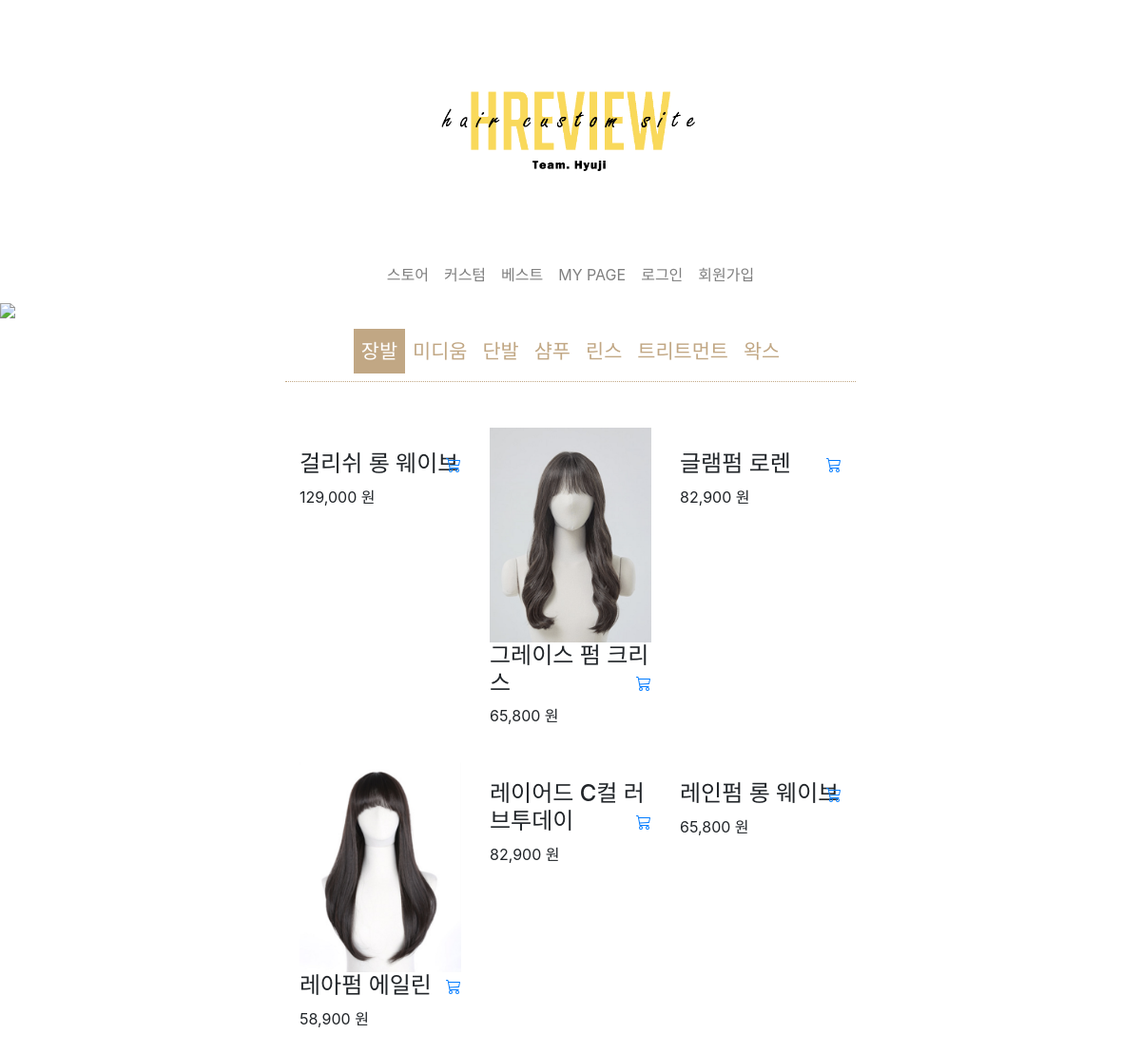
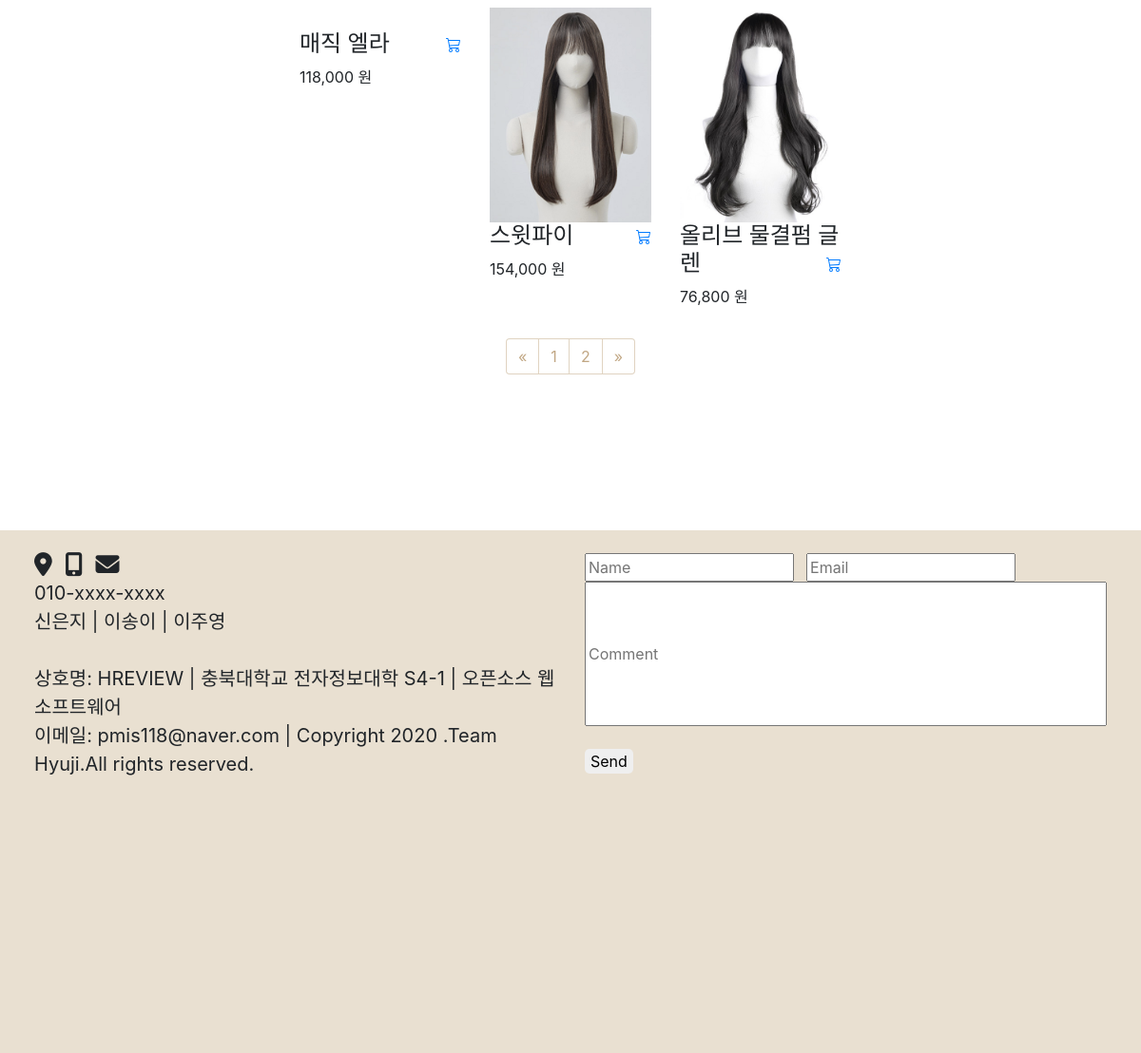
The page /hyuzi/store/product_list/1 on the database its author committed (2 pictures, top to bottom).
### hyuzi/models.py (models this page shows, shortened)
class Product(models.Model):
    name = models.CharField(max_length=300, unique=True)
    category = models.ForeignKey(Category, on_delete=models.CASCADE)
    price = models.DecimalField(max_digits=10, decimal_places=0)
    sold = models.IntegerField(blank=True, null=True)
    image = models.ImageField(upload_to="image", blank=True)
    description = models.TextField(blank=True, null=True)
    slug = models.SlugField(max_length=200, unique=True)
    class Meta:
        ordering = ('name', )
        verbose_name = 'product'
        verbose_name_plural = 'products'

### hyuzi/views.py (the view)
# urls.py: path('store/product_list/<category_id>', views.product_list, name='category'),
def product_list(request, category_id):
    category = get_object_or_404(Category, id=category_id)
    product_all = Product.objects.filter(category_id=category).all()
    page_numbers_range = 9
    paginator = Paginator(product_all,page_numbers_range)
    page = request.GET.get('page')
    products = paginator.get_page(page)
    current_page = int(page) if page else 1
    start_index = int((current_page - 1) / page_numbers_range) * page_numbers_range
    end_index = start_index + page_numbers_range
    page_range = paginator.page_range[start_index:end_index]
    return render(request, 'hyuzi/product_list.html',{'product_all':product_all, 'category':category, 'products':products, 'page_range':page_range, 'paginator':paginator })

### hyuzi/context_processors.py (called while the page is built)
def counter(request):
    item_count = 0
    if 'admin' in request.path:
        return {}
    else:
        try:
            cart = Cart.objects.filter(cart_id = _cart_id(request))
            cart_items = CartItem.objects.all().filter(cart=cart[:1])
            for cart_item in cart_items:
                item_count += cart_item.quantity
        except ObjectDoesNotExist:
            item_count = 0
    return dict(item_count = item_count)

### hyuzi/views.py (called while the page is built)
def _cart_id(request):
    cart = request.session.session_key
    if not cart:
        cart = request.session.create()
    return cart

### hyuzi/templates/hyuzi/product_list.html (shortened to what this page needs)
{% extends 'base.html' %}
{% load static %}
{% load humanize %}
{% block content %}
<div>
    {% if category.name == '장발' %}
    <img src="{% static 'img/long-store-main.jpg' %}" width="1920px">
    {% endif %}
</div>
<nav class="navbar store-nav navbar-expand-lg">
  <div class="collapse navbar-collapse justify-content-center" id="navbarTogglerDemo01">
      <ul class="navbar-nav">
          {% if category.name == '장발' %}
          <li><a class="nav-item nav-link active" href="{% url 'category' 1 %}">장발</a></li>
          {% else %}
          <li><a class="nav-item nav-link" href="{% url 'category' 1 %}">장발</a></li>
          {% endif %}
          {% if category.name == '미디움' %}
          <li><a class="nav-item nav-link active" href="{% url 'category' 2 %}">미디움</a></li>
          {% else %}
          <li><a class="nav-item nav-link" href="{% url 'category' 2 %}">미디움</a></li>
          {% endif %}
          {% if category.name == '단발' %}
          <li><a class="nav-item nav-link active" href="{% url 'category' 3 %}">단발</a></li>
          {% else %}
          <li><a class="nav-item nav-link" href="{% url 'category' 3 %}">단발</a></li>
          {% endif %}
          {% if category.name == '샴푸' %}
          <li><a class="nav-item nav-link active" href="{% url 'category' 4 %}">샴푸</a></li>
          {% else %}
          <li><a class="nav-item nav-link" href="{% url 'category' 4 %}">샴푸</a></li>
          {% endif %}
          {% if category.name == '린스' %}
          <li><a class="nav-item nav-link active" href="{% url 'category' 5 %}">린스</a></li>
          {% else %}
          <li><a class="nav-item nav-link" href="{% url 'category' 5 %}">린스</a></li>
          {% endif %}
          {% if category.name == '트리트먼트' %}
          <li><a class="nav-item nav-link active" href="{% url 'category' 6 %}">트리트먼트</a></li>
          {% else %}
          <li><a class="nav-item nav-link" href="{% url 'category' 6 %}">트리트먼트</a></li>
          {% endif %}
          {% if category.name == '왁스' %}
          <li><a class="nav-item nav-link active" href="{% url 'category' 7 %}">왁스</a></li>
          {% else %}
          <li><a class="nav-item nav-link" href="{% url 'category' 7 %}">왁스</a></li>
          {% endif %}
      </ul>
  </div>
</nav>
<div class="container mt-5 pb-5" style="width: 50%">
    <div class="row portfolio-container" data-aos="fade-up" data-aos-delay="400">
            {% for product in products %}
                {% if product.category == category %}
                <div class="col-lg-4 col-md-6 portfolio-item filter-app">
                    <div class="portfolio-wrap">
                        {% if product.image %}
                      <img src="{{ product.image.url }}" class="img-fluid" alt="">
                        {% endif %}
                      <div class="portfolio-info">
                        <h4>{{ product.name }}</h4>
                        <p>{{ product.price|intcomma }} 원</p>
                          <a href="{% url 'add_cart' product.id %}"></a>
                      </div>
                    </div>
                  </div>
                {% endif %}
            {% endfor %}
    </div>
    <nav aria-label="Page navigation example">
      <ul class="pagination justify-content-center">
          {% if products.has_previous %}
          <li class="page-item"> <a class="page-link" href="?page={{ products.previous_page_number }}"><span>&laquo;</span></a> </li>
          {% else %}
          <li class="page-item disabled"><a class="page-link" href="#"><span>&laquo;</span> </a> </li>
          {% endif %}
          {% for page in paginator.page_range %}
          <li {% if posts.number == page %} class="page-item active" {% endif %}>
            <a class="page-link" href="?page={{ page }}"><span>{{ page }}</span></a>
          </li>
          {% endfor %}
          {% if products.has_next %}
          <li class="page-item">
              <a class="page-link" href="?page={{ products.next_page_number }}">
                  <span>&raquo;</span>
              </a>
          </li>
          {% else %}
          <li class="page-item disabled">
              <a class="page-link" href="#">
                  <span>&raquo;</span>
              </a>
          </li>
          {% endif %}
      </ul>
    </nav>
</div>
{% endblock content %}

### hyuzi/templates/hyuzi/product_list.html (style rules this page uses)
div img { width: 100%; }
.portfolio-wrap svg.bi-cart3 { background : none; border: none; display: inline; position: relative; bottom: 70px; float: right; }
li.page-item.disabled a.page-link { border: 1px solid rgba(193,167,132,0.5); text-decoration: none; color: #c1a784; }
a.page-link { border: 1px solid rgba(193,167,132,0.5); text-decoration: none; color: #c1a784; }
.store-nav { margin: 0% 25% 0% 25%; border-bottom: 1px dotted #c1a784; }
.store-nav .nav-link { text-decoration: none; color: #c1a784; font-size: 1.3em; }
.store-nav .nav-link.active { text-decoration: noen; padding: 8px; vertical-align: center; font-size: 1.3em; background-color: rgba(193,167,132); color: #ffffff; }

### rows shown on the page
Product: name "걸리쉬 롱 웨이브", price "129,000"
Product: image (picture), name "그레이스 펌 크리스", price "65,800"
Product: name "글램펌 로렌", price "82,900"
Product: image (picture), name "레아펌 에일린", price "58,900"
Product: name "레이어드 C컬 러브투데이", price "82,900"
Product: name "레인펌 롱 웨이브", price "65,800"
Product: name "매직 엘라", price "118,000"
Product: image (picture), name "스윗파이", price "154,000"
Product: image (picture), name "올리브 물결펌 글렌", price "76,800"

### other values the page prints
{{ page }} "1" "2"
